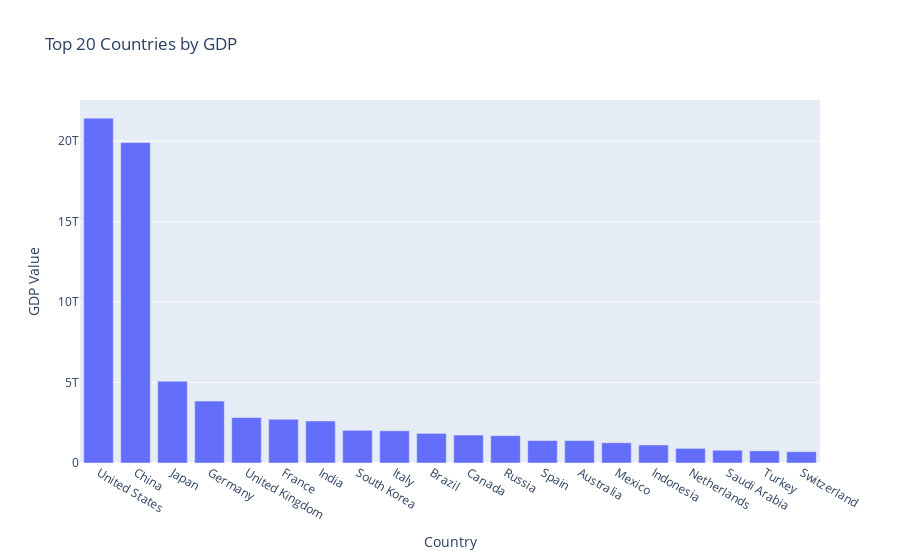
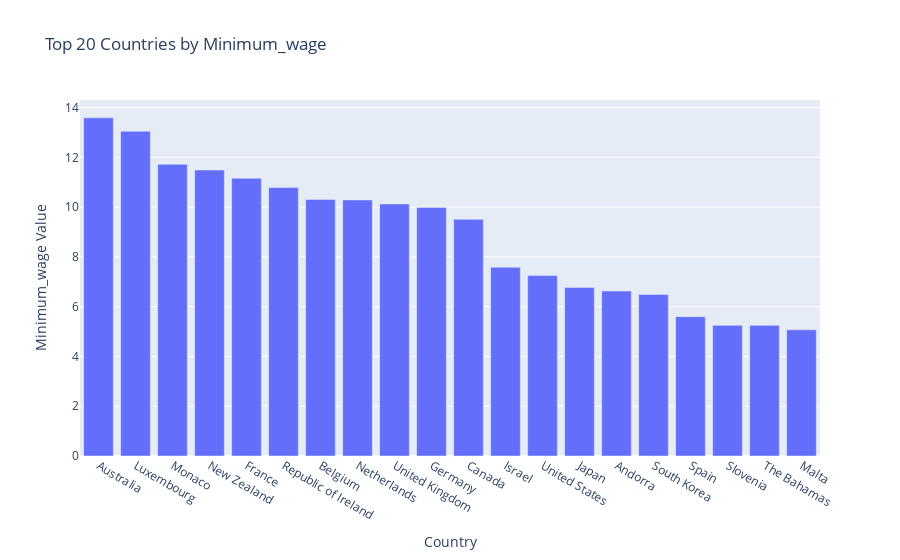
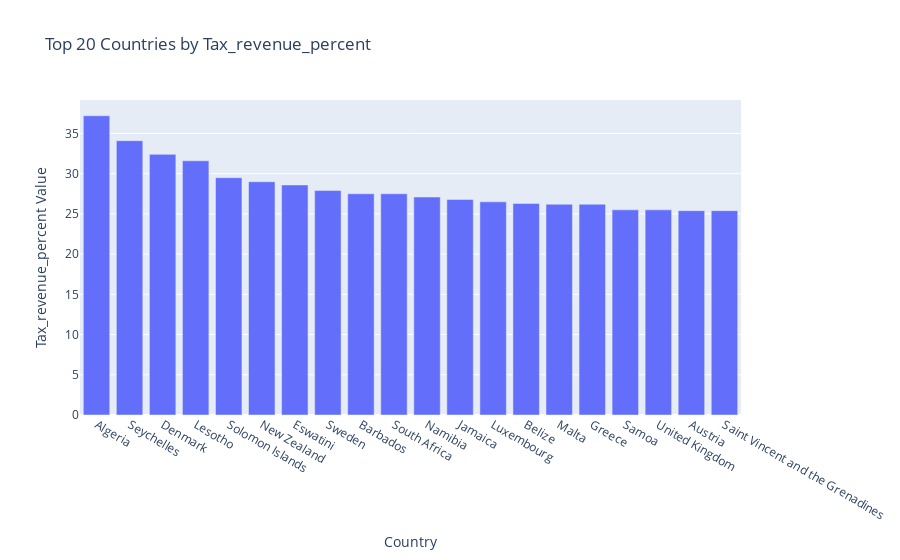
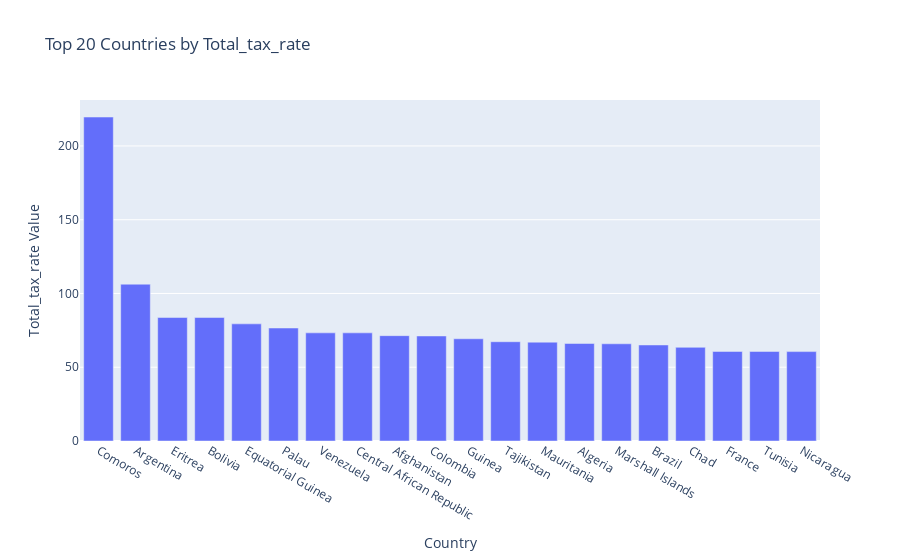

Here is the notebook cell these charts were saved with, in order:
### Code cell
import folium
import branca.colormap as cm
import plotly.express as px
from ipywidgets import widgets, Button, HBox, VBox, Output
from IPython.display import display, clear_output
import numpy as np

# Define the indicators for each category
indicators = {
    'Economic': ['GDP', 'Minimum_wage', 'Tax_revenue_percent', 'Total_tax_rate', 
                 'CPI', 'CPI_Change_percent', 'Gasoline_Price', 'Unemployment_rate'],
    'Healthcare': ['Life_expectancy', 'Fertility_Rate', 'Infant_mortality',
                   'Out_of_pocket_health_expenditure', 'Birth_Rate', 'Physicians_per_thousand'],
    'Education': ['Gross_primary_education_enrollment_percent', 'Gross_tertiary_education_enrollment_percent'], 
    'Environmental': ['Co2_Emissions', 'Forested_Area_percent', 'Agricultural_Land_percent', 'Land_AreaKm2'], 
    'Demographics': ['Population', 'Armed_Forces_size', 'Urban_population', 'Population:_Labor_force_participation_percent']
}

# Define color themes for each category
theme_colors = {
    'Economic': 'Plotly',
    'Healthcare': 'Alphabet',
    'Education': 'Dark2',
    'Environmental': 'Prism',
    'Demographics': 'Vivid'
}

# Flatten the dictionary to create a combined list of indicators for the dropdown
all_indicators = [(f"{theme}: {ind}", (theme, ind)) for theme, inds in indicators.items() for ind in inds]

# Define a custom color ramp with more distinct steps
def select_color_ramp(indicator):
    # Calculate the percentiles
    p10, q1, q2, q3, p90 = np.percentile(df[indicator].dropna(), [10, 25, 50, 75, 90])
    
    # Indicators where higher is better (e.g., GDP, Life expectancy)
    good_green_bad_red = [
        'GDP', 'Minimum_wage', 'Life_expectancy', 'Gross_primary_education_enrollment_percent',
        'Gross_tertiary_education_enrollment_percent', 'Forested_Area_percent', 'Population:_Labor_force_participation_percent'
    ]
    
    # Indicators where lower is better (e.g., Unemployment_rate, Infant_mortality)
    good_red_bad_green = [
        'Unemployment_rate', 'Infant_mortality', 'Co2_Emissions', 'CPI', 'CPI_Change_percent'
    ]
    
    if indicator in good_green_bad_red:
        return cm.LinearColormap(
            ['red', 'orange', 'yellow', 'lightgreen', 'green'],
            vmin=df[indicator].min(), vmax=df[indicator].max()
        )
    elif indicator in good_red_bad_green:
        return cm.LinearColormap(
            ['green', 'lightgreen', 'yellow', 'orange', 'red'],
            vmin=df[indicator].min(), vmax=df[indicator].max()
        )
    else:
        return cm.LinearColormap(
            ['yellow', 'orange', 'red'],
            vmin=df[indicator].min(), vmax=df[indicator].max()
        )

def update_map(indicator, category):
    if indicator not in df.columns:
        print(f"Indicator '{indicator}' not found in the data.")
        return

    with map_output:
        clear_output(wait=True)
        
        m = folium.Map(location=[10, 20], zoom_start=3, tiles="cartodb positron")

        colormap = select_color_ramp(indicator)
        
        folium.GeoJson(
            r'C:\Users\mrosk\OneDrive\Desktop\eda-visualization-country\data\modified_boundaries.geojson',
            style_function=lambda feature: {
                'fillColor': colormap(df.set_index('Country').loc[feature['properties']['name'], indicator]) 
                if feature['properties']['name'] in df['Country'].values else 'lightgray',
                'color': 'black',
                'weight': 0.5,
                'dashArray': '5, 5'
            },
            tooltip=folium.GeoJsonTooltip(fields=['name'], aliases=['Country:'], labels=True, 
                                          style=("font-weight: bold; background-color: white; padding: 5px;"))
        ).add_to(m)
        
        colormap.add_to(m)

        folium.LayerControl().add_to(m)
        
        # Save the map as an interactive HTML file
        m.save(fr'C:\Users\mrosk\OneDrive\Desktop\eda-visualization-country\reports\figures\{category}_{indicator}.html')
        
        # Display the map in the notebook
        display(m)

    # Generate and display the bar chart for top 20 countries
    top_20_df = df[['Country', indicator]].sort_values(by=indicator, ascending=False).head(20)
    color_discrete_map = px.colors.qualitative.__dict__[theme_colors[category.capitalize()]]
    fig = px.bar(top_20_df, x='Country', y=indicator, title=f'Top 20 Countries by {indicator}', 
                 labels={indicator: f'{indicator} Value'}, color_discrete_sequence=color_discrete_map)
    
    # Save the bar chart as an image
    bar_chart_image_path = fr'C:\Users\mrosk\OneDrive\Desktop\eda-visualization-country\reports\figures\{category}_{indicator}_bar_chart.png'
    fig.write_image(bar_chart_image_path)
    
    # Display the bar chart in the notebook
    fig.show()

def on_button_click(b):
    selected_theme, selected_indicator = indicator_dropdown.value
    update_map(selected_indicator, selected_theme.lower())

# Create the dropdown and button
indicator_dropdown = widgets.Dropdown(options=all_indicators, description='Indicator:')
update_button = Button(description="Update Map")

map_output = Output()

# Set the button's on-click event
update_button.on_click(on_button_click)

# Display the UI elements
ui = VBox([HBox([indicator_dropdown, update_button]), map_output])
display(ui)

### Figure 1 — Plotly figure (JSON) as saved in the notebook; plotly's stock layout.template omitted (floating-point values rounded to 4 significant figures)
{"data": [{"alignmentgroup": "True", "hovertemplate": "Country=%{x}<br>GDP Value=%{y}<extra></extra>", "legendgroup": "", "marker": {"color": "#636EFA", "pattern": {"shape": ""}}, "name": "", "offsetgroup": "", "orientation": "v", "showlegend": false, "textposition": "auto", "type": "bar", "x": ["United States", "China", "Japan", "Germany", "United Kingdom", "France", "India", "South Korea", "Italy", "Brazil", "Canada", "Russia", "Spain", "Australia", "Mexico", "Indonesia", "Netherlands", "Saudi Arabia", "Turkey", "Switzerland"], "xaxis": "x", "y": [21427700000000, 19910000000000, 5081769542380, 3845630030824, 2827113184696, 2715518274227, 2611000000000, 2029000000000, 2001244392042, 1839758040766, 1736425629520, 1699876578871, 1394116310769, 1392680589329, 1258286717125, 1119190780753, 909070395161, 792966838162, 754411708203, 703082435360], "yaxis": "y"}], "layout": {"barmode": "relative", "legend": {"tracegroupgap": 0}, "title": {"text": "Top 20 Countries by GDP"}, "xaxis": {"anchor": "y", "domain": [0, 1], "title": {"text": "Country"}}, "yaxis": {"anchor": "x", "domain": [0, 1], "title": {"text": "GDP Value"}}}}

### Figure 2 — Plotly figure (JSON) as saved in the notebook; plotly's stock layout.template omitted (floating-point values rounded to 4 significant figures)
{"data": [{"alignmentgroup": "True", "hovertemplate": "Country=%{x}<br>Minimum_wage Value=%{y}<extra></extra>", "legendgroup": "", "marker": {"color": "#636EFA", "pattern": {"shape": ""}}, "name": "", "offsetgroup": "", "orientation": "v", "showlegend": false, "textposition": "auto", "type": "bar", "x": ["Australia", "Luxembourg", "Monaco", "New Zealand", "France", "Republic of Ireland", "Belgium", "Netherlands", "United Kingdom", "Germany", "Canada", "Israel", "United States", "Japan", "Andorra", "South Korea", "Spain", "Slovenia", "The Bahamas", "Malta"], "xaxis": "x", "y": [13.59, 13.05, 11.72, 11.49, 11.16, 10.79, 10.31, 10.29, 10.13, 9.99, 9.51, 7.58, 7.25, 6.77, 6.63, 6.49, 5.6, 5.25, 5.25, 5.07], "yaxis": "y"}], "layout": {"barmode": "relative", "legend": {"tracegroupgap": 0}, "title": {"text": "Top 20 Countries by Minimum_wage"}, "xaxis": {"anchor": "y", "domain": [0, 1], "title": {"text": "Country"}}, "yaxis": {"anchor": "x", "domain": [0, 1], "title": {"text": "Minimum_wage Value"}}}}

### Figure 3 — Plotly figure (JSON) as saved in the notebook; plotly's stock layout.template omitted (floating-point values rounded to 4 significant figures)
{"data": [{"alignmentgroup": "True", "hovertemplate": "Country=%{x}<br>Tax_revenue_percent Value=%{y}<extra></extra>", "legendgroup": "", "marker": {"color": "#636EFA", "pattern": {"shape": ""}}, "name": "", "offsetgroup": "", "orientation": "v", "showlegend": false, "textposition": "auto", "type": "bar", "x": ["Algeria", "Seychelles", "Denmark", "Lesotho", "Solomon Islands", "New Zealand", "Eswatini", "Sweden", "Barbados", "South Africa", "Namibia", "Jamaica", "Luxembourg", "Belize", "Malta", "Greece", "Samoa", "United Kingdom", "Austria", "Saint Vincent and the Grenadines"], "xaxis": "x", "y": [37.2, 34.1, 32.4, 31.6, 29.5, 29, 28.6, 27.9, 27.5, 27.5, 27.1, 26.8, 26.5, 26.3, 26.2, 26.2, 25.5, 25.5, 25.4, 25.4], "yaxis": "y"}], "layout": {"barmode": "relative", "legend": {"tracegroupgap": 0}, "title": {"text": "Top 20 Countries by Tax_revenue_percent"}, "xaxis": {"anchor": "y", "domain": [0, 1], "title": {"text": "Country"}}, "yaxis": {"anchor": "x", "domain": [0, 1], "title": {"text": "Tax_revenue_percent Value"}}}}

### Figure 4 — Plotly figure (JSON) as saved in the notebook; plotly's stock layout.template omitted (floating-point values rounded to 4 significant figures)
{"data": [{"alignmentgroup": "True", "hovertemplate": "Country=%{x}<br>Total_tax_rate Value=%{y}<extra></extra>", "legendgroup": "", "marker": {"color": "#636EFA", "pattern": {"shape": ""}}, "name": "", "offsetgroup": "", "orientation": "v", "showlegend": false, "textposition": "auto", "type": "bar", "x": ["Comoros", "Argentina", "Eritrea", "Bolivia", "Equatorial Guinea", "Palau", "Venezuela", "Central African Republic", "Afghanistan", "Colombia", "Guinea", "Tajikistan", "Mauritania", "Algeria", "Marshall Islands", "Brazil", "Chad", "France", "Tunisia", "Nicaragua"], "xaxis": "x", "y": [219.6, 106.3, 83.7, 83.7, 79.4, 76.6, 73.3, 73.3, 71.4, 71.2, 69.3, 67.3, 67, 66.1, 65.9, 65.1, 63.5, 60.7, 60.7, 60.6], "yaxis": "y"}], "layout": {"barmode": "relative", "legend": {"tracegroupgap": 0}, "title": {"text": "Top 20 Countries by Total_tax_rate"}, "xaxis": {"anchor": "y", "domain": [0, 1], "title": {"text": "Country"}}, "yaxis": {"anchor": "x", "domain": [0, 1], "title": {"text": "Total_tax_rate Value"}}}}
